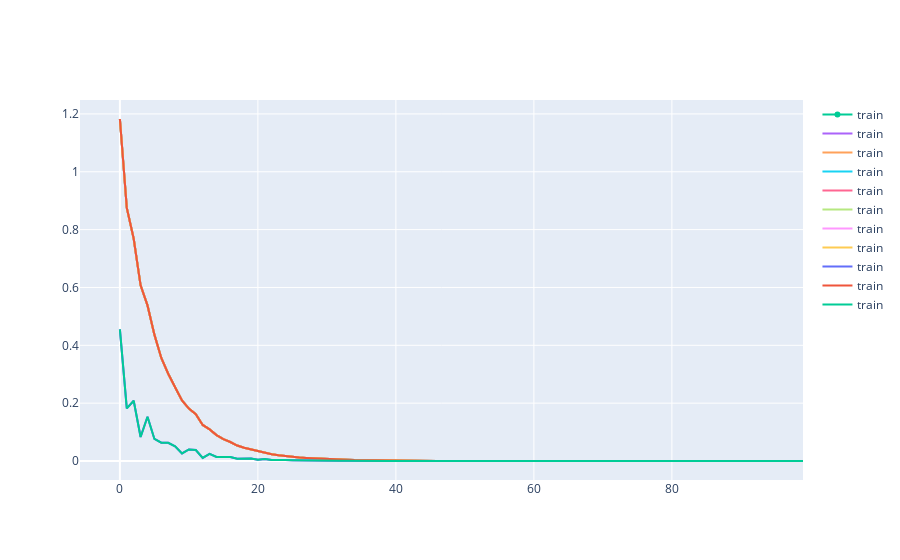

This figure's notebook cell:
### Markdown cell above
And add the two lines, one for training deviance and one for testing deviance:

- `with fig do add_scatter using` a list containing
    - freestyle `x=np.arange(0,100)` (this creates a list of 1 to 100 for the x-axes, where 100 is our number of models in the boosted model)
    - freestyle `y=gradientBoostingClassifier.train_score_`
    - freestyle `name="Training Deviance"`

- `with fig do add_scatter using` a list containing
    - freestyle `x=np.arange(0,100)` 
    - freestyle `y=gradientBoostingClassifier.oob_improvement_` 
    - freestyle `name="Testing Deviance"`

### Code cell
fig.add_scatter(x= (np.arange(0,100)),y= (gradientBoostingClassifier.train_score_),name= 'train')

fig.add_scatter(x= (np.arange(0,100)),y= (gradientBoostingClassifier.oob_improvement_),name= 'train')

#<xml xmlns="https://developers.google.com/blockly/xml"><variables><variable id="FuH.yx^v|kVlL!174TwM">fig</variable><variable id="hxqH|@PJU~wrI]t*tHgd">np</variable><variable id="rl*Wd%J:ec{~yZp{G@:l">gradientBoostingClassifier</variable></variables><block type="varDoMethod" id="t+LX0/GT`Qh5{V)D|_Do" x="207" y="42"><mutation items="3"></mutation><field name="VAR" id="FuH.yx^v|kVlL!174TwM">fig</field><field name="MEMBER">add_scatter</field><data>fig:add_scatter</data><value name="ADD0"><block type="valueOutputCodeBlock" id="^O|.`,9:1n[+?w47k/^L"><field name="CODE">x=</field><value name="INPUT"><block type="varDoMethod" id="u$#g*Q.L8?-fn_Cb5ybH"><mutation items="2"></mutation><field name="VAR" id="hxqH|@PJU~wrI]t*tHgd">np</field><field name="MEMBER">arange</field><data>np:arange</data><value name="ADD0"><block type="math_number" id="Xq`LO`K:p=^[j7UbkaA?"><field name="NUM">0</field></block></value><value name="ADD1"><block type="math_number" id=";Fo:@YTvWD$qoVk,5f?F"><field name="NUM">100</field></block></value></block></value></block></value><value name="ADD1"><block type="valueOutputCodeBlock" id="7@LnN0$..II,2!x:N+|M"><field name="CODE">y=</field><value name="INPUT"><block type="varGetProperty" id="@bCB*}gI(bOnn4{{aN_)"><field name="VAR" id="rl*Wd%J:ec{~yZp{G@:l">gradientBoostingClassifier</field><field name="MEMBER">train_score_</field><data>gradientBoostingClassifier:train_score_</data></block></value></block></value><value name="ADD2"><block type="valueOutputCodeBlock" id="BOfXp4!9@@3fa5rXtyv{"><field name="CODE">name=</field><value name="INPUT"><block type="text" id="Z6/Tj$dd,|,cw1qkNH4c"><field name="TEXT">train</field></block></value></block></value></block><block type="varDoMethod" id="Uu5]ZlI(u@1zYkW`xecb" x="227" y="293"><mutation items="3"></mutation><field name="VAR" id="FuH.yx^v|kVlL!174TwM">fig</field><field name="MEMBER">add_scatter</field><data>fig:add_scatter</data><value name="ADD0"><block type="valueOutputCodeBlock" id="hfh/,xwM_kIVTip-/^fI"><field name="CODE">x=</field><value name="INPUT"><block type="varDoMethod" id="$WD;{Qwbh.Tq:_]h$:=T"><mutation items="2"></mutation><field name="VAR" id="hxqH|@PJU~wrI]t*tHgd">np</field><field name="MEMBER">arange</field><data>np:arange</data><value name="ADD0"><block type="math_number" id="I|5vLJF$IMe#?q%1G.!5"><field name="NUM">0</field></block></value><value name="ADD1"><block type="math_number" id="^*qa1:?*-k${@(Aik9YW"><field name="NUM">100</field></block></value></block></value></block></value><value name="ADD1"><block type="valueOutputCodeBlock" id="P-)8#nIHa}8`;}:(Bh+Y"><field name="CODE">y=</field><value name="INPUT"><block type="varGetProperty" id="_S~1)$7GT]m0E.N.lbkj"><field name="VAR" id="rl*Wd%J:ec{~yZp{G@:l">gradientBoostingClassifier</field><field name="MEMBER">oob_improvement_</field><data>gradientBoostingClassifier:oob_improvement_</data></block></value></block></value><value name="ADD2"><block type="valueOutputCodeBlock" id="UC`C4AGJS}D-w*DyeO%0"><field name="CODE">name=</field><value name="INPUT"><block type="text" id="yqh;*NX6@gvl#DH{,$1x"><field name="TEXT">train</field></block></value></block></value></block></xml>
